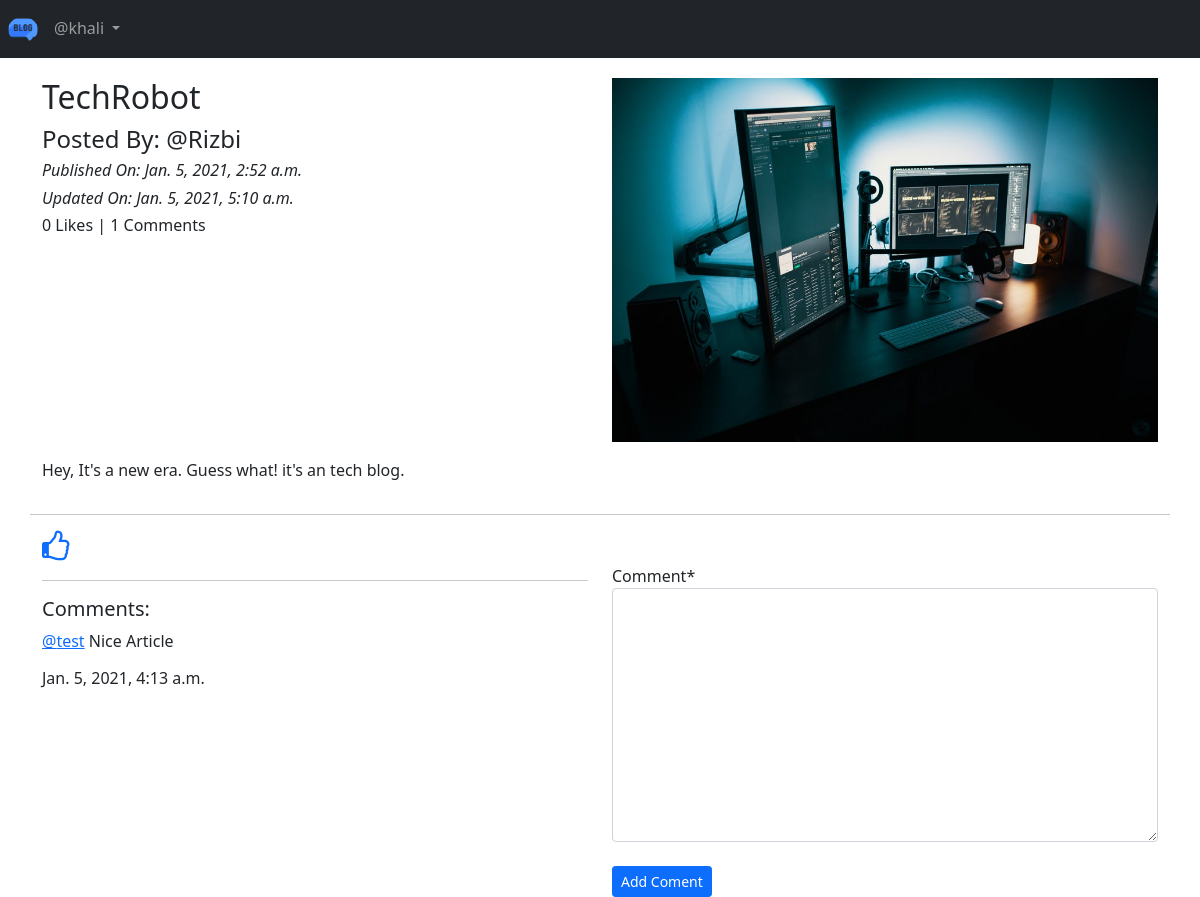
The app's page /blog/details/TechRobot1f41e40b-6aa2-40ae-9823-6dbde5270200 (signed in) with its own data.
### App_Blog/models.py (models this page shows, shortened)
class Blog(models.Model):
    author = models.ForeignKey(User, on_delete = models.CASCADE, related_name = 'post_author')
    blog_title = models.CharField(max_length = 264, verbose_name = "Put a Title")
    slug = models.SlugField(max_length = 264, unique=True)
    blog_content = models.TextField(verbose_name="What is on your mind?")
    blog_image = models.ImageField(upload_to='blog_images', verbose_name = "Image")
    publish_date = models.DateTimeField(auto_now_add=True)
    update_date = models.DateTimeField(auto_now=True)
    class Meta:
        ordering = ['-publish_date']

class Comment(models.Model):
    blog = models.ForeignKey(Blog, on_delete=models.CASCADE, related_name = 'blog_comment')
    user = models.ForeignKey(User, on_delete=models.CASCADE, related_name ='user_comment')
    comment = models.TextField()
    comment_date = models.DateTimeField(auto_now_add=True)
    class Meta:
        ordering = ['-comment_date']

### App_Blog/views.py (the view, shortened to what this page needs)
# urls.py: path('details/<slug:slug>', views.blog_details, name='blog_details'),
@login_required
def blog_details(request, slug):
    blog = Blog.objects.get(slug=slug)
    comment_form = CommentForm()
    already_liked = Likes.objects.filter(blog=blog, user = request.user)
    if already_liked:
        liked = True
    else:
        liked = False
    return render(request, 'App_Blog/blog_details.html', context ={'blog':blog, 'comment_form':comment_form,'liked':liked})

### App_Blog/forms.py
class CommentForm(forms.ModelForm):
    class Meta:
        model = Comment
        fields = ('comment',)

### templates/App_Blog/blog_details.html (shortened to what this page needs)
{% extends 'base.html' %}
{% load crispy_forms_tags %}
{% block body_block %}
<div class="row">
  <div class="col-sm-6">
    <h2>{{blog.blog_title}}</h2>
    <h4>Posted By: @{{blog.author}}</h4>
    <i>
      <h6>Published On: {{blog.publish_date}}</h6>
    </i>
    <i>
      <h6>Updated On: {{blog.update_date}}</h6>
    </i>
    <h6>{{blog.liked_blog.count}} Likes | {{blog.blog_comment.count}} Comments
  </div>
  <div class="col-sm-6">
    <img src='/media/{{blog.blog_image}}' width="100%">
  </div>
  <p>{{blog.blog_content|linebreaks}}</p>
  <hr>
</div>
{% if not liked %}
<a href="{% url 'App_Blog:liked_post' pk=blog.pk%}">
  <i class="fa fa-thumbs-o-up fa-2x" aria-hidden="true"></i>
</a>
{% else %}
<a href="{% url 'App_Blog:unliked_post' pk=blog.pk%}">
  <i class="fa fa-thumbs-o-down fa-2x" aria-hidden="true"></i>
</a>
{% endif %}
<div class="row">
  <div class="col-sm-6">
    <hr>
    <h5>Comments: </h5>
    {% for comment in blog.blog_comment.all %}
      <p><a href="#">@{{comment.user}}</a> {{comment.comment}}<br><h6>{{comment.comment_date}}</h6></p>
    {% endfor %}
  </div>
  <div class="col-sm-6">
    <form method="POST">
      {{comment_form|crispy}}
      <br>
      <button type="submit" class="btn btn-primary btn-sm">Add Coment</button>
    </form>
  </div>
</div>
{% endblock%}

### templates/base.html (shortened to what this page needs)
<!DOCTYPE html>
<html lang="en" dir="ltr">
  <head>
    <head>
       <link href="https://cdn.jsdelivr.net/npm/bootstrap@5.0.0-beta1/dist/css/bootstrap.min.css" rel="stylesheet">
       <link rel="stylesheet" href="https://cdnjs.cloudflare.com/ajax/libs/font-awesome/4.7.0/css/font-awesome.min.css">
     </head>
     <body>
       <nav class = "navbar navbar-expand-sm bg-dark navbar-dark">
         <ul class = "navbar-nav">
           <li class = "nav-item active">
             <a class = "nav-link" href = "{% url 'index' %}">
             <img src="/media/logo.png" class="rounded-circle" width="30px" height="25px">
           </a>
           </li>
           {% if user.is_authenticated %}
           <div class="nav-item dropdown">
             <a class="nav-link dropdown-toggle" href="#" id="navbarNavDarkDropdown" role="button" data-bs-toggle="dropdown" aria-expanded="false">
              @{{user.username}}
            </a>
           </div>
           {% endif %}
         </ul>
       </nav>
       <div class = "container" style="padding-top:20px">
         {% block body_block %}
         {% endblock %}
       </div>
     </body>
   </html>

### records on screen
Blog: blog_title "TechRobot", author "Rizbi", publish_date "Jan. 5, 2021, 2:52 a.m.", update_date "Jan. 5, 2021, 5:10 a.m.", liked_blog.count "0", blog_comment.count "1", blog_image (picture), blog_content "Hey, It's a new era. Guess what! it's an tech blog."
Comment: user "test", comment "Nice Article", comment_date "Jan. 5, 2021, 4:13 a.m."

### other values on screen
{{ user.username }} "khali"
